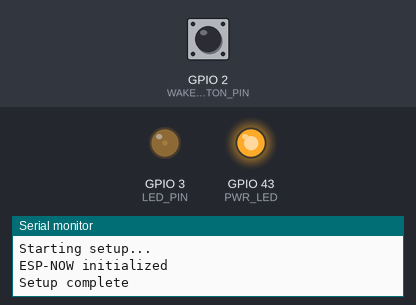
Bench run of a sketch on a simulated ESP32. Parts: output pins drawn as LEDs (lit = HIGH), the last lines printed to the serial monitor. The inputs (shaded band) are chosen by the test bench; at power-on: GPIO 2 (WAKEUP_BUTTON_PIN) LOW.

Above: at 1.2 s.
1.3 s: GPIO 2 (WAKEUP_BUTTON_PIN) pulled HIGH for 0.15 s
At 2.1 s:
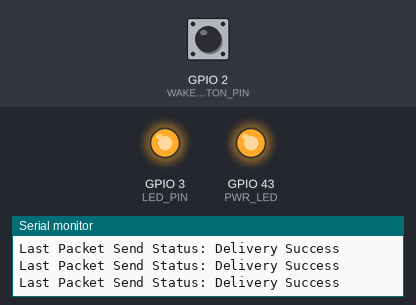
3.0 s: GPIO 2 (WAKEUP_BUTTON_PIN) pulled HIGH for 1 s
At 4.7 s:
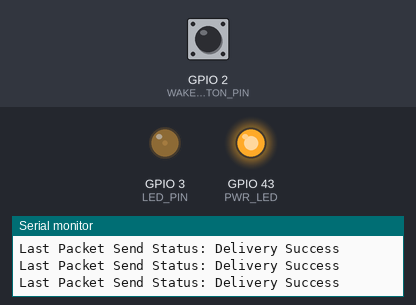
5.5 s: GPIO 2 (WAKEUP_BUTTON_PIN) pulled HIGH for 3.2 s
At 9.4 s:
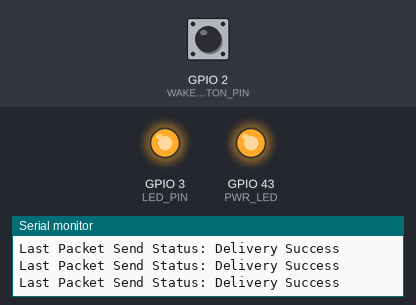
Timing chart, 0 to 10.9 s (numbered marks = the images above; inputs shaded):
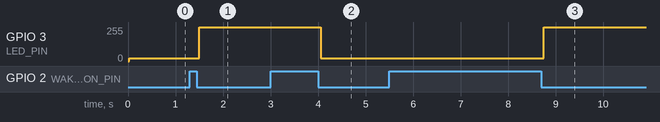

Measured:
- after the input at 1.3 s, GPIO 3 (LED_PIN): 20/255 → 255/255 after 0.20 s
- after the input at 3.0 s, GPIO 3 (LED_PIN): 255/255 → 20/255 after 1.1 s
- after the input at 5.5 s, GPIO 3 (LED_PIN): 20/255 → 255/255 after 3.3 s

The sketch:

CT_Remote_Gate.ino
```cpp
#include <WiFi.h>
#include <esp_now.h>

#define NUM_RELAYS 9
#define WAKE_THRESHOLD 200000 // Adjust threshold as needed
#define SLEEP_MIN 1
#define LED_PIN 3
#define PWR_LED 43
#define WAKEUP_BUTTON_PIN 2 // GPIO pin for the wake-up button
#define FLASHTIME 200
#define FLASHCOUNT 5
#define NUM_PEERS 4

typedef struct struct_message {
  bool CollectorState;
  bool ExtraState;
  int button;
  int board = 0;
  bool reboot;
} struct_message;

struct_message myData;

const uint8_t broadcastAddresses[NUM_PEERS][6] = {
  {0xF0, 0xF5, 0xBD, 0x2D, 0x14, 0x4C}, // #1  Bandsaw board
  {0xF0, 0xF5, 0xBD, 0x2C, 0xF4, 0x8C}, // #2  Chopsaw Board
  {0xF0, 0xF5, 0xBD, 0x2C, 0xFA, 0xC8}, // #3  Tablesaw Board
  {0xF0, 0xF5, 0xBD, 0x2C, 0xF9, 0xE0}, // DC V2
  // Unused addresses commented out
};

bool relayStates[NUM_RELAYS] = {false};
bool lastSentSuccess = true;
bool ContactorState = false;
unsigned long startTime;
const unsigned long SLEEP_TIME = SLEEP_MIN * 60 * 1000;
bool anyRelayOn = false;

void setup() {
  Serial.begin(115200);
  WiFi.mode(WIFI_STA);
  delay(20); // Give some time for the serial monitor to connect
  Serial.print("MAC Address: ");
  Serial.println(WiFi.macAddress());
  Serial.println("Starting setup...");

  pinMode(LED_PIN, OUTPUT);
  digitalWrite(LED_PIN, 1);
  pinMode(PWR_LED, OUTPUT);
  digitalWrite(PWR_LED, HIGH);

  // Configure push button pin for wake-up
  pinMode(WAKEUP_BUTTON_PIN, INPUT_PULLDOWN);
  esp_sleep_enable_ext0_wakeup((gpio_num_t)WAKEUP_BUTTON_PIN, HIGH);

  if (esp_now_init() != ESP_OK) {
    Serial.println("Error initializing ESP-NOW");
    return;
  }
  Serial.println("ESP-NOW initialized");

  esp_now_register_send_cb(OnDataSent);

  for (int i = 0; i < NUM_PEERS; i++) {
    esp_now_peer_info_t peerInfo;
    memset(&peerInfo, 0, sizeof(peerInfo)); // Initialize the struct
    memcpy(peerInfo.peer_addr, broadcastAddresses[i], 6);
    peerInfo.channel = 0;
    peerInfo.encrypt = false;
    if (esp_now_add_peer(&peerInfo) != ESP_OK) {
      Serial.println("Failed to add peer");
      return;
    }
  }

  startTime = millis();
  Serial.println("Setup complete");
}

void loop() {
  if (digitalRead(WAKEUP_BUTTON_PIN) == HIGH) {
    delay(50); // Debounce delay
    while (digitalRead(WAKEUP_BUTTON_PIN) == HIGH); // Wait for button release
    delay(50);
    Serial.println("Wake-up button activated");
    // Toggle relay state
    myData.CollectorState = ! myData.CollectorState;

    for (int j = 0; j < NUM_PEERS; j++) {
      esp_now_send(broadcastAddresses[j], (uint8_t *) &myData, sizeof(myData));
      startTime = millis(); // Reset the start time
    }
  }

  if (millis() - startTime >= SLEEP_TIME) {
    Serial.println("Entering deep sleep...");
    enterDeepSleep();
  }

  if(myData.CollectorState == false){
    analogWrite(LED_PIN,20);
  } else {
    analogWrite(LED_PIN,255);
  }
}

void enterDeepSleep() {
  Serial.println("Preparing to sleep...");
  // Optional: Disable WiFi to save more power before sleep
  WiFi.disconnect(true);
  delay(100); // Give time for WiFi to disconnect properly
  esp_deep_sleep_start();
}

void OnDataSent(const uint8_t *mac_addr, esp_now_send_status_t status) {
  Serial.print("Last Packet Send Status: ");
  Serial.println(status == ESP_NOW_SEND_SUCCESS ? "Delivery Success" : "Delivery Fail");
}
```
